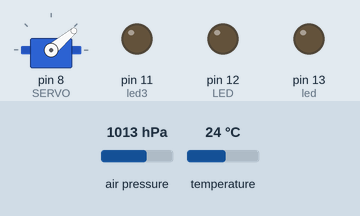
A sketch run on a simulated Arduino Uno, built with avr-gcc and run on an emulated ATmega328P. Parts: servo, output pins drawn as LEDs (lit = HIGH). The inputs (shaded band) are chosen by the test bench; at power-on: air pressure 1013 hPa, temperature 24 °C. Storage starts empty; no radio packets arrive unless stated; pins used as bus, display or sensor lines are not drawn; what the sketch prints to the serial monitor is not drawn.

Above: at 0.2 s.
At 2.0 s:
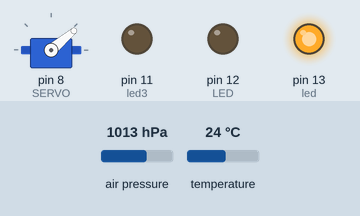
Timing chart, 0 to 3.7 s (numbered marks = the images above):
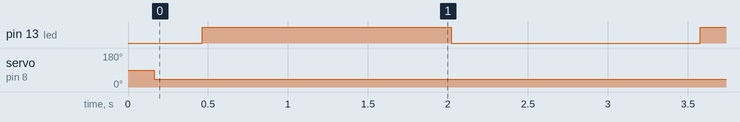

Measured:
- by itself, pin 13 (led): alternates HIGH for 1.6 s and LOW for 1.6 s
- by itself, servo on pin 8 (SERVO): 90° → 40° at 0.16 s

The sketch:

Main_Arduino_Code4.1.ino
```cpp
#include <ServoTimer2.h>


#include <Servo.h>
#include <SD.h>
#include <SPI.h>
#include <assert.h>
#include <Adafruit_MPL3115A2.h>
#include <RadioHead.h>
#include <RHDatagram.h>
#include <RHReliableDatagram.h>
#include <RH_RF95.h>

#include <Wire.h>
#include <Adafruit_MPL3115A2.h>
Adafruit_MPL3115A2 baro = Adafruit_MPL3115A2();

#define RFM95_CS 8
#define RFM95_RST 4
#define RFM95_INT 7

#define MY_ADDRESS 69
#define BASE_ADDRESS 71
#define SMALL_CANSAT_ADDRESS 75

// Change to 434.0 or other frequency, must match RX's freq!
#define RF95_FREQ 869.5

// Singleton instance of the radio driver
RH_RF95 rf95(RFM95_CS, RFM95_INT);
RHReliableDatagram rfManager(rf95, MY_ADDRESS);

const int ZERO_DEGREES = 600;
const int NINETY_DEGREES = 1750;
const int led = 13;
const int LED = 12;
const int led3 = 11;
const int buzzer = 11;
float temperature, pressure,altitude;
File lastNumber, lastNumber2, logFile;
int sdFileNumber;
bool sdInitialized = false;
String lastNumberFile = "last.txt";
int logCount;
String logFileName;
const int RELAY = 9;

Servo SERVO;


void releaseCansat(){
  float lastHeight = baro.getAltitude();
  float releaseHeight = lastHeight - 5 ;

  if(lastHeight > releaseHeight){
    digitalWrite(led3,LOW);
    digitalWrite(RELAY,LOW);
  }else{
     //servo();
    digitalWrite(led3,HIGH);
    digitalWrite(RELAY,HIGH);
    }
  }

void addToSd(String dataToSd){
  String logRow = "";
  logRow += String(dataToSd);
  }

void addToLog(){
  if(!sdInitialized)
    return;
  logCount++;
  if(logCount == 10){
    logCount = 0;
    logFile.close();
    logFile = SD.open(logFileName, FILE_WRITE);
  }
  String logRow = "";
  logRow += String(millis());
  logRow += ", ";
  String pressure;
  addToSd(pressure);
  logRow += ", ";
  String temperature;
  addToSd(temperature);
  logRow += ",";
  logFile.println(logRow);
}

void sendStringToBase(String str){
  uint8_t * data = new uint8_t[str.length()];
  for(int i = 0; i < str.length(); i++){
    data[i] = str[i];
  }
  if (rfManager.sendtoWait(data, str.length(), BASE_ADDRESS)) {

  } else {
    //Serial.println("Sending failed (no ack)");
  }
  delete[] data;
}


// Power by connecting Vin to 3-5V, GND to GND
// Uses I2C - connect SCL to the SCL pin, SDA to SDA pin
// See the Wire tutorial for pinouts for each Arduino
// http://arduino.cc/en/reference/wire


void setup() {

  SERVO.attach(8);

  pinMode(RFM95_RST, OUTPUT);
  digitalWrite(RFM95_RST, HIGH);
  pinMode(led, OUTPUT);
  pinMode(LED,OUTPUT);
  pinMode(led3,OUTPUT);
  Serial.begin(9600);
  delay(100);

  pinMode(buzzer, OUTPUT);
//  setBuzzer(0);


  pinMode(RELAY, OUTPUT);
  //setRelay(1);
  digitalWrite(RELAY, LOW);

//  setupPressure();

  // manual reset
  digitalWrite(RFM95_RST, LOW);
  delay(10);
  digitalWrite(RFM95_RST, HIGH);
  delay(10);


  while (!rfManager.init()) {
    digitalWrite(LED,HIGH);
    while (1);
  }

  // Defaults after init are 434.0MHz, modulation GFSK_Rb250Fd250, +13dbM
  if (!rf95.setFrequency(RF95_FREQ)) {
    digitalWrite(LED,HIGH);
    while (1);
  }
  Serial.print("Set Freq to: "); Serial.println(RF95_FREQ);

  // Defaults after init are 434.0MHz, 13dBm, Bw = 125 kHz, Cr = 4/5, Sf = 128chips/symbol, CRC on

  // The default transmitter power is 13dBm, using PA_BOOST.
  // If you are using RFM95/96/97/98 modules which uses the PA_BOOST transmitter pin, then
  // you can set transmitter powers from 5 to 23 dBm:
  rf95.setTxPower(23, false);

  if(!SD.begin(10)){
    //Serial.println("Initialization Failed!");
  }
  else{
    if(SD.exists(lastNumberFile)){
      lastNumber = SD.open(lastNumberFile);
      while(lastNumber.available()){
        char c = lastNumber.read();
        if('0' <= c && c <= '9'){
          sdFileNumber *= 10;
          sdFileNumber += int(c - '0');
        }
      }
      lastNumber.close();
      SD.remove(lastNumberFile);
    }
    sdFileNumber++;
    lastNumber2 = SD.open(lastNumberFile, FILE_WRITE);
    lastNumber2.println(String(sdFileNumber));
    lastNumber2.close();
    sdInitialized = true;
    logFileName = "d";
    logFileName += String(sdFileNumber);
    logFileName += ".txt";
    //Serial.println(logFileName);
    logFile = SD.open(logFileName, FILE_WRITE);
  }
}

int16_t packetnum = 0;  // packet counter, we increment per xmission

int v = 1;


void loop() {

  if (! baro.begin()) {
    Serial.println("Couldnt find sensor");
    return;
  }
    if(RELAY == LOW){
    SERVO.write(0);
    }
    else{
      SERVO.write(40);
      }


float pressure2 = baro.getPressure();
  float altitude2 = baro.getAltitude();
  float temperature2 = baro.getTemperature();

  if(pressure2 > -900.0f){
    pressure = pressure2;
  }
  if(temperature2 > -900.0f){
    temperature = temperature2;
  }
  if(altitude > -900.0f){
   altitude = altitude2;
    }


  sendStringToBase("Pressure: " + String(pressure) + "\n");
  sendStringToBase("Temperature: " + String(temperature) + "\n");
  sendStringToBase("Altitude: " + String(altitude) + "\n");

  addToLog();
  digitalWrite(led, (v == 1)?HIGH:LOW);
 // setBuzzer(v);
  v = 1 - v;
  digitalWrite(RELAY, v);
 releaseCansat();
 delay(1000);


  delay(250);
}
```
